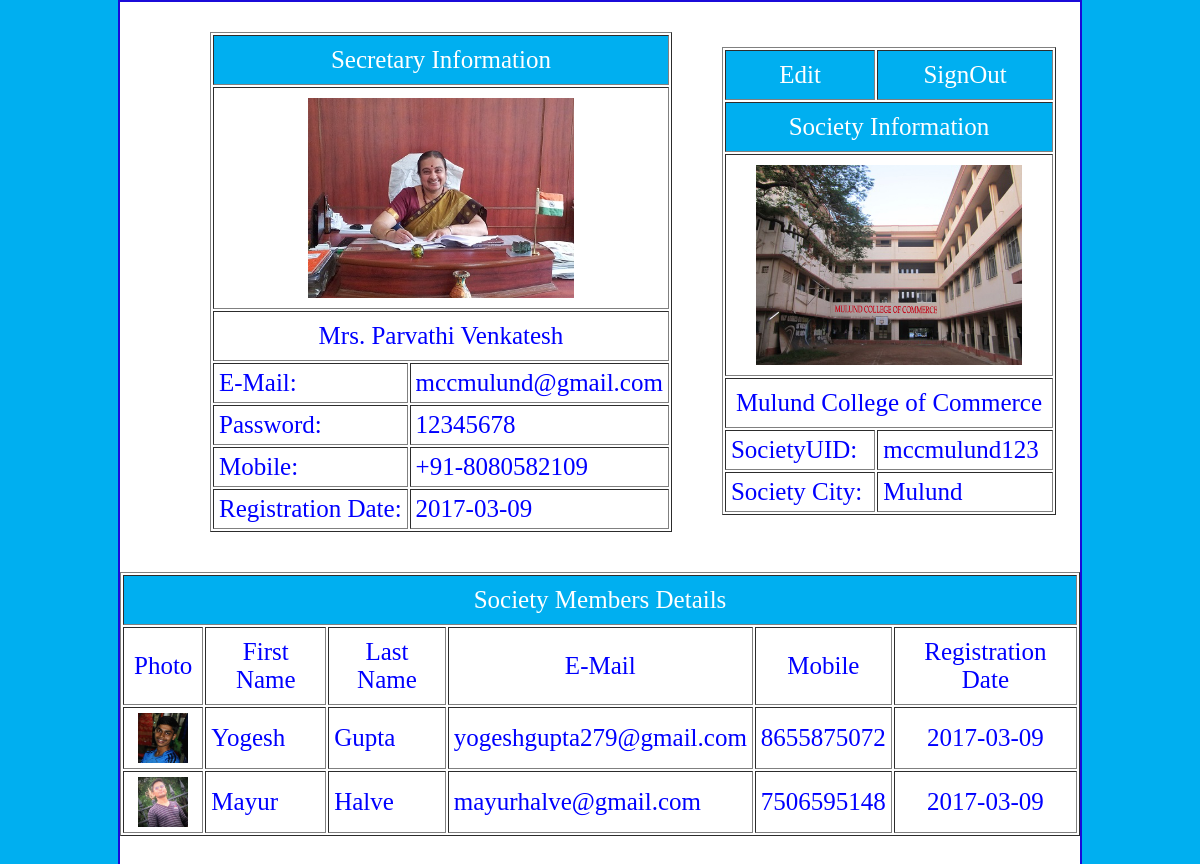
Page /homesecretary.php (signed in) on the committed database.
### tables this page shows
CREATE TABLE `secretary` (
  `secretaryid` int(11) NOT NULL,
  `societyUID` text NOT NULL,
  `firstName` text NOT NULL,
  `lastName` text NOT NULL,
  `email` text NOT NULL,
  `password` text NOT NULL,
  `mobile` text NOT NULL,
  `registrationDate` date NOT NULL,
  `secretaryImage` text NOT NULL
);

CREATE TABLE `society` (
  `societyid` int(11) NOT NULL,
  `societyUID` text NOT NULL,
  `name` text NOT NULL,
  `address` text NOT NULL,
  `societyImage` text NOT NULL
);

CREATE TABLE `member` (
  `memberid` int(11) NOT NULL,
  `societyUID` text NOT NULL,
  `firstName` text NOT NULL,
  `lastName` text NOT NULL,
  `email` text NOT NULL,
  `password` text NOT NULL,
  `mobile` text NOT NULL,
  `registrationDate` date NOT NULL,
  `memberImage` text NOT NULL
);

### Components/Texts/Functions/functions.php (the view, shortened to what this page needs)
<?php
	$con = mysqli_connect("localhost","root","","societypro") or die("Error in Connection: " . mysqli_connect_error());
	function secretaryInfoForSecretary(){
		global $con;
		$secretary = $_SESSION['email'];
		$get_secretary = "SELECT * FROM secretary WHERE email = '$secretary'";
		$run_secretary = mysqli_query($con, $get_secretary);
		$result = mysqli_fetch_array($run_secretary);
		$secretaryImage = $result['secretaryImage'];
		$firstName = $result['firstName'];
		$lastName = $result['lastName'];
		$email = $result['email'];
		$password = $result['password'];
		$mobile = $result['mobile'];
		$registrationDate = $result['registrationDate'];
		echo "
			<p style='float:left;margin-left:90px;'>
				<table border='1' style='color:blue;font-size:25px;margin:0 auto;margin-top:30px;'>
				<form method='post' action=''>
					<tr>
						<td colspan='2' style='color:white;text-align:center;padding:10px;background-color:#00AFF0;'>Secretary Information</td>
					</tr>
					<tr>
						<td colspan='2' style='text-align:center;padding:10px;'><img src='Components/Images/Secretary/$secretaryImage' height='200' weight='200'/></td>
					</tr>
					<tr>
						<td colspan='2' style='text-align:center;padding:10px;'>$firstName $lastName</td>
					</tr>
					<tr>
						<td style='padding:5px;'>E-Mail:</td>
						<td style='padding:5px;'>$email</td>
					</tr>
					<tr>
						<td style='padding:5px;'>Password:</td>
						<td style='padding:5px;'>$password</td>
					</tr>
					<tr>
						<td style='padding:5px;'>Mobile:</td>
						<td style='padding:5px;'>+91-$mobile</td>
					</tr>
					<tr>
						<td style='padding:5px;'>Registration Date:</td>
						<td style='padding:5px;'>$registrationDate</td>
					</tr>
				</form>
				</table>
			</p>
			 ";
	}
	function societyInfoForSecretary(){
		global $con;
		$secretary = $_SESSION['email'];
		$get_society = "SELECT * FROM society WHERE societyUID = (SELECT societyUID FROM secretary WHERE email = '$secretary')";
		$run_society = mysqli_query($con, $get_society);
		$result = mysqli_fetch_array($run_society);
		$societyImage = $result['societyImage'];
		$societyName = $result['name'];
		$societyUID = $result['societyUID'];
		$address = $result['address'];
		echo "
			<p style='float:left; margin-left:50px;'>
				<table border='1' style='color:blue;font-size:25px;margin:0 auto;margin-top:45px;'>
				<form method='post'>
					<tr>
						<td style='text-align:center;padding:10px;background-color:#00AFF0;'>
							<a title='Edit Profile' style='color:white;text-decoration:none;' href='editsecretary.php?email=$secretary'>Edit</a>
						</td>
						<td style='text-align:center;padding:10px;background-color:#00AFF0;'>
							<a title='Sign Out' style='color:white;text-decoration:none;' href='signout.php'>SignOut</a>
						</td>
					</tr>
					<tr>
						<td colspan='2' style='color:white;text-align:center;padding:10px;background-color:#00AFF0;'>Society Information</td>
					</tr>
					<tr>
						<td colspan='2' style='text-align:center;padding:10px;'>
							<img src='Components/Images/Society/$societyImage' height='200' weight='200'/>
						</td>
					</tr>
					<tr>
						<td colspan='2' style='text-align:center;padding:10px;'>$societyName</td>
					</tr>
					<tr>
						<td style='padding:5px;'>SocietyUID:</td>
						<td style='padding:5px;'>$societyUID</td>
					</tr>
					<tr>
						<td style='padding:5px;'>Society City:</td>
						<td style='padding:5px;'>$address</td>
					</tr>
				</form>
				</table>
			</p>
			 ";
	}
		function memberInfoForSecretary(){
		global $con;
		$secretary = $_SESSION['email'];
		$get_member = "SELECT * FROM member WHERE societyUID = (SELECT societyUID FROM secretary WHERE email = '$secretary')";
		$run_member = mysqli_query($con, $get_member);
				if(mysqli_num_rows($run_member) > 0){
			echo "
				<p>
					<table border='1' style='color:blue;font-size:25px;margin:0 auto;margin-top:570px;margin-bottom:30px;'>
						<tr>
							<td colspan='6' style='color:white;text-align:center;padding:10px;background-color:#00AFF0;'>Society Members Details</td>
						</tr>
						<tr>
							<td style='text-align:center;padding:10px;'>Photo</td>
							<td style='text-align:center;padding:10px;'>First Name</td>
							<td style='text-align:center;padding:10px;'>Last Name</td>
							<td style='text-align:center;padding:10px;'>E-Mail</td>
							<td style='text-align:center;padding:10px;'>Mobile</td>
							<td style='text-align:center;padding:10px;'>Registration Date</td>
						</tr>";
						while($row = mysqli_fetch_assoc($run_member)){
							echo "<tr>";
							echo "<td style='padding:5px;text-align:center;'> <img src='Components/Images/Members/$row[memberImage]' height='50' weight='50'/> </td>";
							echo "<td style='padding:5px;'>" . $row['firstName'] . "</td>";
							echo "<td style='padding:5px;'>" . $row['lastName'] . "</td>";
							echo "<td style='padding:5px;'>" . $row['email'] . "</td>";
							echo "<td style='padding:5px;'>" . $row['mobile'] . "</td>";
							echo "<td style='padding:5px;text-align:center;'>" . $row['registrationDate'] . "</td>";
							echo "</tr>";
						}
				echo "</table>";
				echo "</p>";
		}
	}
?>

### homesecretary.php (shortened to what this page needs)
<?php
	include("Components/Texts/Functions/functions.php");
	if(!isset($_SESSION['email'])){
		header("location: index.php");
	}
	else{
?>
<html>
<head>
	<link rel="stylesheet" type="text/css" href="Components\Texts\css\homesecretary_styles.css" />
</head>
<body>
	<div id="main_container">
		<p><?php secretaryInfoForSecretary() ?></p>
		<p><?php societyInfoForSecretary() ?></p>
		<p><?php memberInfoForSecretary() ?></p>
	</div>
</body>
</html>
	<?php } ?>

### Components/Texts/css/homesecretary_styles.css (style rules this page uses)
* { margin:0px; padding:0px; }
body { background:#00AFF0; }
#main_container { border:2px solid #1B0BD9; background:white; height:auto; width:80%; margin:auto; }

### rows in the picture
secretary: secretaryImage (picture), firstName "Mrs. Parvathi", lastName "Venkatesh", email "mccmulund@gmail.com", password "12345678", mobile "8080582109", registrationDate "2017-03-09"
society: societyImage (picture), name "Mulund College of Commerce", societyUID "mccmulund123", address "Mulund"
member: memberImage (picture), firstName "Yogesh", lastName "Gupta", email "yogeshgupta279@gmail.com", mobile "8655875072", registrationDate "2017-03-09"
member: memberImage (picture), firstName "Mayur", lastName "Halve", email "mayurhalve@gmail.com", mobile "7506595148", registrationDate "2017-03-09"
